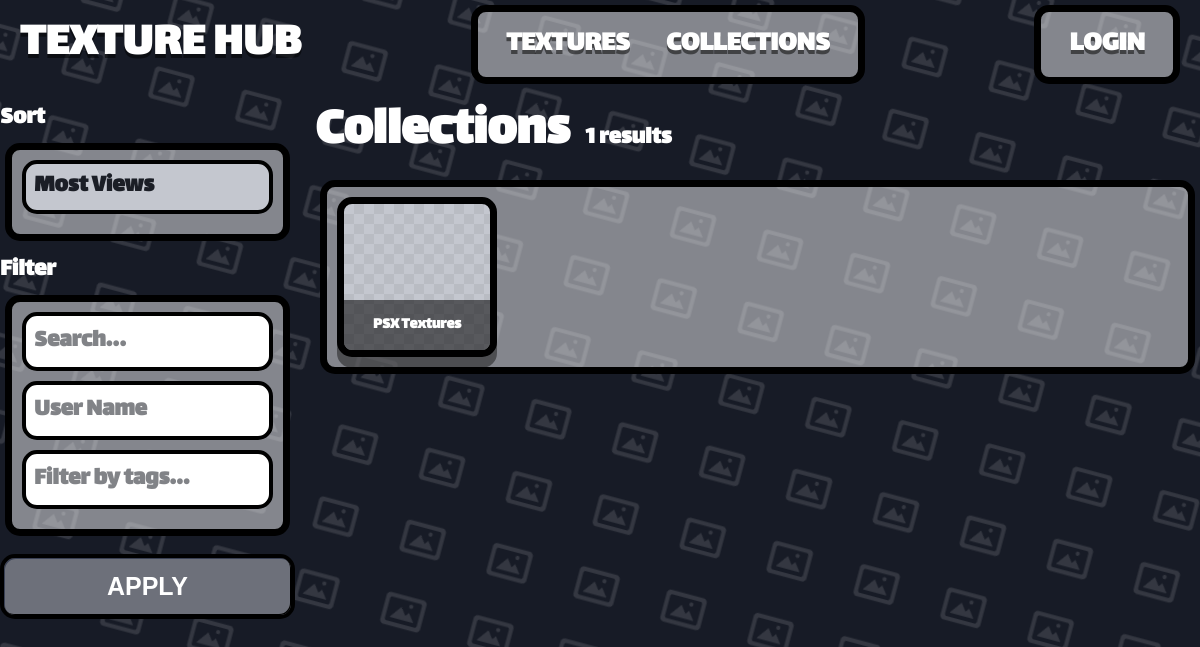
Before: /1 with the older database file.
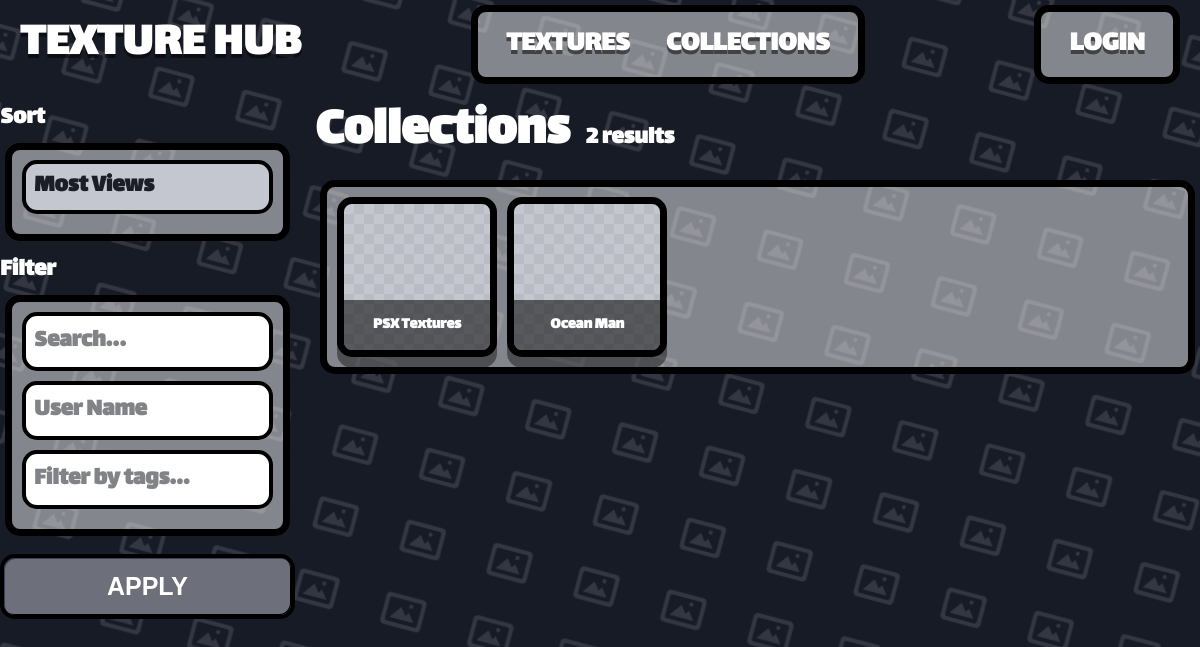
After: the same page with the newer database file.
### app.py (models this page shows)
class Collection(db.Model):  # pylint: disable=too-few-public-methods
    __tablename__ = "Collection"
    collection_id = db.Column(db.Integer, primary_key=True)
    collection_name = db.Column(db.String(80), unique=True, nullable=False)
    collection_user_id = db.Column(db.String(120), nullable=False)
    collection_rating = db.Column(db.Integer, default=0)

### app.py (the view)
@app.route("/<int:page>", methods=["POST", "GET"])
def home(page=0):
    page_items, name_field, tags_field, owner_field = _get_page_config(page)
    params = _get_filter_params()
    filtered_items = _filter_by_name(page_items, name_field, params["search"])
    filtered_items = [
        item for item in filtered_items
        if item in _filter_by_owner(page_items, owner_field, params["user"])
    ]
    filtered_items = [
        item for item in filtered_items
        if item in _filter_by_tags(page_items, tags_field, params["tags"])
    ]
    if page == 0:
        view_counts, download_counts = _get_texture_counts()
    else:
        view_counts, download_counts = {}, {}
    filtered_items = _sort_items(
        filtered_items, params["sort"], name_field, view_counts, download_counts
    )
    return render_template(
        "home.html",
        user=get_current_user(),
        items=filtered_items,
        page=page,
        search_query=params["search"],
        tag_query=params["tags"],
        user_query=params["user"],
    )

### app.py (called while the page is built, shortened)
def get_current_user():
    user_id = session.get("user_id")
    if user_id is None:
        return None
    return User.query.get(user_id)

def _get_page_config(page):
    if page == 0:
        return Texture.query.all(), "texture_name", "texture_tags", "texture_user_id"
    if page == 1:
        return Collection.query.all(), "collection_name", None, "collection_user_id"
    return [], None, None, None

def _get_filter_params():
    source = request.form if request.method == "POST" else request.args
    return {
        "search": source.get("search", "").strip(),
        "tags": source.get("tags", "").strip(),
        "user": source.get("user", "").strip(),
        "sort": source.get("sort", ""),
    }

def _filter_by_name(page_items, name_field, search_query):
    if not search_query or len(search_query) >= NAME_MAX_LENGTH:
        return page_items

def _filter_by_owner(page_items, owner_field, user_query):
    if not (user_query and owner_field) or len(user_query) >= NAME_MAX_LENGTH:
        return page_items

def _filter_by_tags(page_items, tags_field, tag_query):
    if not (tags_field and tag_query) or len(tag_query) >= NAME_MAX_LENGTH:
        return page_items

### templates/home.html (shortened to what this page needs)
{% extends "template.html" %}
{% block content %}
<div class="th-textures-layout">
    <aside class="th-sidebar">
        <form action="/{{ page }}" method="post">
            <label class="th-label" for="sort">Sort</label>
            <div class="container">
                <div class="th-filter-group">
                    <select class="th-input th-select" id="sort" name="sort">
                        <option value="views">Most Views</option>
                    </select>
                </div>
            </div>
            <label class="th-label" for="search">Filter</label>
            <div class="container">
                <div class="th-filter-group">
                    <input class="th-input" id="search" type="text" name="search" placeholder="Search..."
                        value="{{ search_query }}">
                </div>
                <div class="th-filter-group">
                    <input class="th-input" id="user" type="text" name="user" placeholder="User Name"
                        value="{{ user_query }}">
                </div>
                <div class="th-filter-group">
                    <input class="th-input" id="tags" type="text" name="tags" placeholder="Filter by tags..."
                        value="{{ tag_query }}">
                </div>
            </div>
            <button class="th-btn th-btn-block" type="submit">Apply</button>
        </form>
    </aside>
    <section class="th-textures-main">
        <div class="th-textures-header">
            <h1>{% if page == 1 %}Collections{% else %}Textures{% endif %}</h1>
            <div class="th-results-count">{{ items|length }} results</div>
        </div>
        <div class="container">
            <div class="th-grid-scroll">
                <div class="th-texture-grid">
                    {% for item in items %}
                    {% if page == 0 %}
                    {% include "texture_template.html" %}
                    {% elif page == 1 %}
                    {% include "collection_template.html" %}
                    {% endif %}
                    {% endfor %}
                </div>
            </div>
        </div>
    </section>
</div>
{% endblock %}

### templates/collection_template.html
<a href="/collection/{{ item.collection_id }}" class="item">
    <div class="item-thumb"></div>
    <div class="item-name">{{ item.collection_name }}</div>
</a>

Changed rows visible on the page:
added Collection: collection_name "Ocean Man"
Other visible differences:
{{ items|length }}: "1" → "2"
